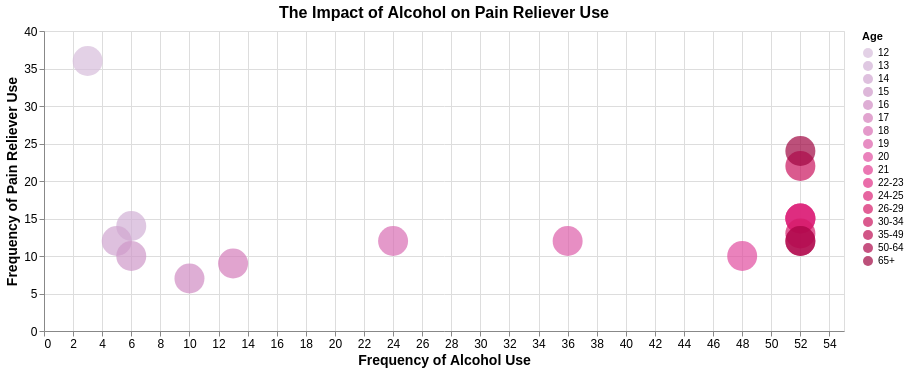

This figure's notebook cell:
### Code cell
#In the next three visualizations, we will see if there is a relationship between alcohol and other drugs (pain relievers, stimulats, and sedatives)
G4 = alt.Chart(data).encode(
x = alt.X("alcohol_frequency",title = "Frequency of Alcohol Use",axis=alt.Axis(labelAngle=0, labelFontSize=12, titleFontSize=14)),
y = alt.Y("pain_releiver_frequency",title = "Frequency of Pain Reliever Use",axis=alt.Axis(labelAngle=0, labelFontSize=12, titleFontSize=14)),
color = alt.Color('age',title = "Age",scale = alt.Scale(scheme = 'purplered')),
tooltip = ["alcohol_frequency","pain_releiver_frequency",'age']).interactive()

A = G4.properties(width = 800, height = 300, title = {'text':'The Impact of Alcohol on Pain Reliever Use', 'fontSize':16})
A.mark_circle(size = 900)

### Figure 1 — Vega-Lite specification as saved in the notebook (floating-point values rounded to 4 significant figures)
{"config": {"view": {"continuousWidth": 300, "continuousHeight": 300}}, "data": {"name": "data-e4294b6aa3051d35c736dcfaa76594c2"}, "mark": {"type": "circle", "size": 900}, "encoding": {"color": {"field": "age", "scale": {"scheme": "purplered"}, "title": "Age", "type": "nominal"}, "tooltip": [{"field": "alcohol_frequency", "type": "quantitative"}, {"field": "pain_releiver_frequency", "type": "quantitative"}, {"field": "age", "type": "nominal"}], "x": {"axis": {"labelAngle": 0, "labelFontSize": 12, "titleFontSize": 14}, "field": "alcohol_frequency", "title": "Frequency of Alcohol Use", "type": "quantitative"}, "y": {"axis": {"labelAngle": 0, "labelFontSize": 12, "titleFontSize": 14}, "field": "pain_releiver_frequency", "title": "Frequency of Pain Reliever Use", "type": "quantitative"}}, "height": 300, "params": [{"name": "param_1e9efca18e7a2868", "select": {"type": "interval", "encodings": ["x", "y"]}, "bind": "scales"}], "title": {"text": "The Impact of Alcohol on Pain Reliever Use", "fontSize": 16}, "width": 800, "$schema": "https://vega.github.io/schema/vega-lite/v6.4.1.json", "datasets": {"data-e4294b6aa3051d35c736dcfaa76594c2": [{"age": "12", "n": 2798, "alcohol_use": 3.9, "alcohol_frequency": 3.0, "marijuana_use": 1.1, "marijuana_frequency": 4.0, "cocaine_use": 0.1, "cocaine_frequency": "5.0", "crack_use": 0.0, "crack_frequency": "-", "heroin_use": 0.1, "heroin_frequency": "35.5", "hallucinogen_use": 0.2, "hallucinogen_frequency": 52.0, "inhalant_use": 1.6, "inhalant_frequency": "19.0", "pain_releiver_use": 2.0, "pain_releiver_frequency": 36.0, "oxycontin_use": 0.1, "oxycontin_frequency": "24.5", "tranquilizer_use": 0.2, "tranquilizer_frequency": 52.0, "stimulant_use": 0.2, "stimulant_frequency": 2.0, "meth_use": 0.0, "meth_frequency": "-", "sedative_use": 0.2, "sedative_frequency": 13.0}, {"age": "13", "n": 2757, "alcohol_use": 8.5, "alcohol_frequency": 6.0, "marijuana_use": 3.4, "marijuana_frequency": 15.0, "cocaine_use": 0.1, "cocaine_frequency": "1.0", "crack_use": 0.0, "crack_frequency": "3.0", "heroin_use": 0.0, "heroin_frequency": "-", "hallucinogen_use": 0.6, "hallucinogen_frequency": 6.0, "inhalant_use": 2.5, "inhalant_frequency": "12.0", "pain_releiver_use": 2.4, "pain_releiver_frequency": 14.0, "oxycontin_use": 0.1, "oxycontin_frequency": "41.0", "tranquilizer_use": 0.3, "tranquilizer_frequency": 25.5, "stimulant_use": 0.3, "stimulant_frequency": 4.0, "meth_use": 0.1, "meth_frequency": "5.0", "sedative_use": 0.1, "sedative_frequency": 19.0}, {"age": "14", "n": 2792, "alcohol_use": 18.1, "alcohol_frequency": 5.0, "marijuana_use": 8.7, "marijuana_frequency": 24.0, "cocaine_use": 0.1, "cocaine_frequency": "5.5", "crack_use": 0.0, "crack_frequency": "-", "heroin_use": 0.1, "heroin_frequency": "2.0", "hallucinogen_use": 1.6, "hallucinogen_frequency": 3.0, "inhalant_use": 2.6, "inhalant_frequency": "5.0", "pain_releiver_use": 3.9, "pain_releiver_frequency": 12.0, "oxycontin_use": 0.4, "oxycontin_frequency": "4.5", "tranquilizer_use": 0.9, "tranquilizer_frequency": 5.0, "stimulant_use": 0.8, "stimulant_frequency": 12.0, "meth_use": 0.1, "meth_frequency": "24.0", "sedative_use": 0.2, "sedative_frequency": 16.5}, {"age": "15", "n": 2956, "alcohol_use": 29.2, "alcohol_frequency": 6.0, "marijuana_use": 14.5, "marijuana_frequency": 25.0, "cocaine_use": 0.5, "cocaine_frequency": "4.0", "crack_use": 0.1, "crack_frequency": "9.5", "heroin_use": 0.2, "heroin_frequency": "1.0", "hallucinogen_use": 2.1, "hallucinogen_frequency": 4.0, "inhalant_use": 2.5, "inhalant_frequency": "5.5", "pain_releiver_use": 5.5, "pain_releiver_frequency": 10.0, "oxycontin_use": 0.8, "oxycontin_frequency": "3.0", "tranquilizer_use": 2.0, "tranquilizer_frequency": 4.5, "stimulant_use": 1.5, "stimulant_frequency": 6.0, "meth_use": 0.3, "meth_frequency": "10.5", "sedative_use": 0.4, "sedative_frequency": 30.0}, {"age": "16", "n": 3058, "alcohol_use": 40.1, "alcohol_frequency": 10.0, "marijuana_use": 22.5, "marijuana_frequency": 30.0, "cocaine_use": 1.0, "cocaine_frequency": "7.0", "crack_use": 0.0, "crack_frequency": "1.0", "heroin_use": 0.1, "heroin_frequency": "66.5", "hallucinogen_use": 3.4, "hallucinogen_frequency": 3.0, "inhalant_use": 3.0, "inhalant_frequency": "3.0", "pain_releiver_use": 6.2, "pain_releiver_frequency": 7.0, "oxycontin_use": 1.1, "oxycontin_frequency": "4.0", "tranquilizer_use": 2.4, "tranquilizer_frequency": 11.0, "stimulant_use": 1.8, "stimulant_frequency": 9.5, "meth_use": 0.3, "meth_frequency": "36.0", "sedative_use": 0.2, "sedative_frequency": 3.0}, {"age": "17", "n": 3038, "alcohol_use": 49.3, "alcohol_frequency": 13.0, "marijuana_use": 28.0, "marijuana_frequency": 36.0, "cocaine_use": 2.0, "cocaine_frequency": "5.0", "crack_use": 0.1, "crack_frequency": "21.0", "heroin_use": 0.1, "heroin_frequency": "64.0", "hallucinogen_use": 4.8, "hallucinogen_frequency": 3.0, "inhalant_use": 2.0, "inhalant_frequency": "4.0", "pain_releiver_use": 8.5, "pain_releiver_frequency": 9.0, "oxycontin_use": 1.4, "oxycontin_frequency": "6.0", "tranquilizer_use": 3.5, "tranquilizer_frequency": 7.0, "stimulant_use": 2.8, "stimulant_frequency": 9.0, "meth_use": 0.6, "meth_frequency": "48.0", "sedative_use": 0.5, "sedative_frequency": 6.5}, {"age": "18", "n": 2469, "alcohol_use": 58.7, "alcohol_frequency": 24.0, "marijuana_use": 33.7, "marijuana_frequency": 52.0, "cocaine_use": 3.2, "cocaine_frequency": "5.0", "crack_use": 0.4, "crack_frequency": "10.0", "heroin_use": 0.4, "heroin_frequency": "46.0", "hallucinogen_use": 7.0, "hallucinogen_frequency": 4.0, "inhalant_use": 1.8, "inhalant_frequency": "4.0", "pain_releiver_use": 9.2, "pain_releiver_frequency": 12.0, "oxycontin_use": 1.7, "oxycontin_frequency": "7.0", "tranquilizer_use": 4.9, "tranquilizer_frequency": 12.0, "stimulant_use": 3.0, "stimulant_frequency": 8.0, "meth_use": 0.5, "meth_frequency": "12.0", "sedative_use": 0.4, "sedative_frequency": 10.0}, {"age": "19", "n": 2223, "alcohol_use": 64.6, "alcohol_frequency": 36.0, "marijuana_use": 33.4, "marijuana_frequency": 60.0, "cocaine_use": 4.1, "cocaine_frequency": "5.5", "crack_use": 0.5, "crack_frequency": "2.0", "heroin_use": 0.5, "heroin_frequency": "180.0", "hallucinogen_use": 8.6, "hallucinogen_frequency": 3.0, "inhalant_use": 1.4, "inhalant_frequency": "3.0", "pain_releiver_use": 9.4, "pain_releiver_frequency": 12.0, "oxycontin_use": 1.5, "oxycontin_frequency": "7.5", "tranquilizer_use": 4.2, "tranquilizer_frequency": 4.5, "stimulant_use": 3.3, "stimulant_frequency": 6.0, "meth_use": 0.4, "meth_frequency": "105.0", "sedative_use": 0.3, "sedative_frequency": 6.0}, {"age": "20", "n": 2271, "alcohol_use": 69.7, "alcohol_frequency": 48.0, "marijuana_use": 34.0, "marijuana_frequency": 60.0, "cocaine_use": 4.9, "cocaine_frequency": "8.0", "crack_use": 0.6, "crack_frequency": "5.0", "heroin_use": 0.9, "heroin_frequency": "45.0", "hallucinogen_use": 7.4, "hallucinogen_frequency": 2.0, "inhalant_use": 1.5, "inhalant_frequency": "4.0", "pain_releiver_use": 10.0, "pain_releiver_frequency": 10.0, "oxycontin_use": 1.7, "oxycontin_frequency": "12.0", "tranquilizer_use": 5.4, "tranquilizer_frequency": 10.0, "stimulant_use": 4.0, "stimulant_frequency": 12.0, "meth_use": 0.9, "meth_frequency": "12.0", "sedative_use": 0.5, "sedative_frequency": 4.0}, {"age": "21", "n": 2354, "alcohol_use": 83.2, "alcohol_frequency": 52.0, "marijuana_use": 33.0, "marijuana_frequency": 52.0, "cocaine_use": 4.8, "cocaine_frequency": "5.0", "crack_use": 0.5, "crack_frequency": "17.0", "heroin_use": 0.6, "heroin_frequency": "30.0", "hallucinogen_use": 6.3, "hallucinogen_frequency": 4.0, "inhalant_use": 1.4, "inhalant_frequency": "2.0", "pain_releiver_use": 9.0, "pain_releiver_frequency": 15.0, "oxycontin_use": 1.3, "oxycontin_frequency": "13.5", "tranquilizer_use": 3.9, "tranquilizer_frequency": 7.0, "stimulant_use": 4.1, "stimulant_frequency": 10.0, "meth_use": 0.6, "meth_frequency": "2.0", "sedative_use": 0.3, "sedative_frequency": 9.0}, {"age": "22-23", "n": 4707, "alcohol_use": 84.2, "alcohol_frequency": 52.0, "marijuana_use": 28.4, "marijuana_frequency": 52.0, "cocaine_use": 4.5, "cocaine_frequency": "5.0", "crack_use": 0.5, "crack_frequency": "5.0", "heroin_use": 1.1, "heroin_frequency": "57.5", "hallucinogen_use": 5.2, "hallucinogen_frequency": 3.0, "inhalant_use": 1.0, "inhalant_frequency": "4.0", "pain_releiver_use": 10.0, "pain_releiver_frequency": 15.0, "oxycontin_use": 1.7, "oxycontin_frequency": "17.5", "tranquilizer_use": 4.4, "tranquilizer_frequency": 12.0, "stimulant_use": 3.6, "stimulant_frequency": 10.0, "meth_use": 0.6, "meth_frequency": "46.0", "sedative_use": 0.2, "sedative_frequency": 52.0}, {"age": "24-25", "n": 4591, "alcohol_use": 83.1, "alcohol_frequency": 52.0, "marijuana_use": 24.9, "marijuana_frequency": 60.0, "cocaine_use": 4.0, "cocaine_frequency": "6.0", "crack_use": 0.5, "crack_frequency": "6.0", "heroin_use": 0.7, "heroin_frequency": "88.0", "hallucinogen_use": 4.5, "hallucinogen_frequency": 2.0, "inhalant_use": 0.8, "inhalant_frequency": "2.0", "pain_releiver_use": 9.0, "pain_releiver_frequency": 15.0, "oxycontin_use": 1.3, "oxycontin_frequency": "20.0", "tranquilizer_use": 4.3, "tranquilizer_frequency": 10.0, "stimulant_use": 2.6, "stimulant_frequency": 10.0, "meth_use": 0.7, "meth_frequency": "21.0", "sedative_use": 0.2, "sedative_frequency": 17.5}, {"age": "26-29", "n": 2628, "alcohol_use": 80.7, "alcohol_frequency": 52.0, "marijuana_use": 20.8, "marijuana_frequency": 52.0, "cocaine_use": 3.2, "cocaine_frequency": "5.0", "crack_use": 0.4, "crack_frequency": "6.0", "heroin_use": 0.6, "heroin_frequency": "50.0", "hallucinogen_use": 3.2, "hallucinogen_frequency": 3.0, "inhalant_use": 0.6, "inhalant_frequency": "4.0", "pain_releiver_use": 8.3, "pain_releiver_frequency": 13.0, "oxycontin_use": 1.2, "oxycontin_frequency": "13.5", "tranquilizer_use": 4.2, "tranquilizer_frequency": 10.0, "stimulant_use": 2.3, "stimulant_frequency": 7.0, "meth_use": 0.6, "meth_frequency": "30.0", "sedative_use": 0.4, "sedative_frequency": 4.0}, {"age": "30-34", "n": 2864, "alcohol_use": 77.5, "alcohol_frequency": 52.0, "marijuana_use": 16.4, "marijuana_frequency": 72.0, "cocaine_use": 2.1, "cocaine_frequency": "8.0", "crack_use": 0.5, "crack_frequency": "15.0", "heroin_use": 0.4, "heroin_frequency": "66.0", "hallucinogen_use": 1.8, "hallucinogen_frequency": 2.0, "inhalant_use": 0.4, "inhalant_frequency": "3.5", "pain_releiver_use": 5.9, "pain_releiver_frequency": 22.0, "oxycontin_use": 0.9, "oxycontin_frequency": "46.0", "tranquilizer_use": 3.6, "tranquilizer_frequency": 8.0, "stimulant_use": 1.4, "stimulant_frequency": 12.0, "meth_use": 0.4, "meth_frequency": "54.0", "sedative_use": 0.4, "sedative_frequency": 10.0}, {"age": "35-49", "n": 7391, "alcohol_use": 75.0, "alcohol_frequency": 52.0, "marijuana_use": 10.4, "marijuana_frequency": 48.0, "cocaine_use": 1.5, "cocaine_frequency": "15.0", "crack_use": 0.5, "crack_frequency": "48.0", "heroin_use": 0.1, "heroin_frequency": "280.0", "hallucinogen_use": 0.6, "hallucinogen_frequency": 3.0, "inhalant_use": 0.3, "inhalant_frequency": "10.0", "pain_releiver_use": 4.2, "pain_releiver_frequency": 12.0, "oxycontin_use": 0.3, "oxycontin_frequency": "12.0", "tranquilizer_use": 1.9, "tranquilizer_frequency": 6.0, "stimulant_use": 0.6, "stimulant_frequency": 24.0, "meth_use": 0.2, "meth_frequency": "104.0", "sedative_use": 0.3, "sedative_frequency": 10.0}, {"age": "50-64", "n": 3923, "alcohol_use": 67.2, "alcohol_frequency": 52.0, "marijuana_use": 7.3, "marijuana_frequency": 52.0, "cocaine_use": 0.9, "cocaine_frequency": "36.0", "crack_use": 0.4, "crack_frequency": "62.0", "heroin_use": 0.1, "heroin_frequency": "41.0", "hallucinogen_use": 0.3, "hallucinogen_frequency": 44.0, "inhalant_use": 0.2, "inhalant_frequency": "13.5", "pain_releiver_use": 2.5, "pain_releiver_frequency": 12.0, "oxycontin_use": 0.4, "oxycontin_frequency": "5.0", "tranquilizer_use": 1.4, "tranquilizer_frequency": 10.0, "stimulant_use": 0.3, "stimulant_frequency": 24.0, "meth_use": 0.2, "meth_frequency": "30.0", "sedative_use": 0.2, "sedative_frequency": 104.0}, {"age": "65+", "n": 2448, "alcohol_use": 49.3, "alcohol_frequency": 52.0, "marijuana_use": 1.2, "marijuana_frequency": 36.0, "cocaine_use": 0.0, "cocaine_frequency": "-", "crack_use": 0.0, "crack_frequency": "-", "heroin_use": 0.0, "heroin_frequency": "120.0", "hallucinogen_use": 0.1, "hallucinogen_frequency": 2.0, "inhalant_use": 0.0, "inhalant_frequency": "-", "pain_releiver_use": 0.6, "pain_releiver_frequency": 24.0, "oxycontin_use": 0.0, "oxycontin_frequency": "-", "tranquilizer_use": 0.2, "tranquilizer_frequency": 5.0, "stimulant_use": 0.0, "stimulant_frequency": 364.0, "meth_use": 0.0, "meth_frequency": "-", "sedative_use": 0.0, "sedative_frequency": 15.0}]}}
